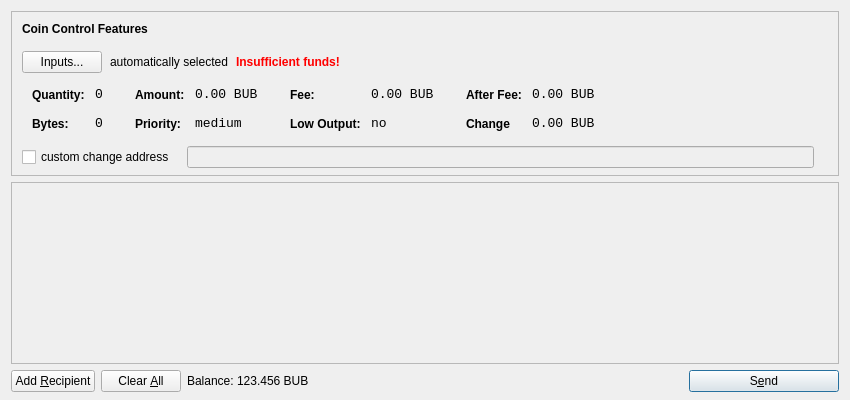
<?xml version="1.0" encoding="UTF-8"?>
<ui version="4.0">
 <class>SendCoinsDialog</class>
 <widget class="QDialog" name="SendCoinsDialog">
  <property name="geometry">
   <rect>
    <x>0</x>
    <y>0</y>
    <width>850</width>
    <height>400</height>
   </rect>
  </property>
  <property name="windowTitle">
   <string>Send Coins</string>
  </property>
  <layout class="QVBoxLayout" name="verticalLayout" stretch="0,1,0">
   <property name="bottomMargin">
    <number>8</number>
   </property>
   <item>
    <widget class="QFrame" name="frameCoinControl">
     <property name="sizePolicy">
      <sizepolicy hsizetype="Expanding" vsizetype="Expanding">
       <horstretch>0</horstretch>
       <verstretch>0</verstretch>
      </sizepolicy>
     </property>
     <property name="maximumSize">
      <size>
       <width>16777215</width>
       <height>16777215</height>
      </size>
     </property>
     <property name="frameShape">
      <enum>QFrame::StyledPanel</enum>
     </property>
     <property name="frameShadow">
      <enum>QFrame::Sunken</enum>
     </property>
     <layout class="QVBoxLayout" name="verticalLayoutCoinControl2">
      <property name="spacing">
       <number>-1</number>
      </property>
      <property name="leftMargin">
       <number>0</number>
      </property>
      <property name="topMargin">
       <number>0</number>
      </property>
      <property name="rightMargin">
       <number>0</number>
      </property>
      <property name="bottomMargin">
       <number>6</number>
      </property>
      <item>
       <layout class="QVBoxLayout" name="verticalLayoutCoinControl" stretch="0,0,0,0,1">
        <property name="spacing">
         <number>0</number>
        </property>
        <property name="leftMargin">
         <number>10</number>
        </property>
        <property name="topMargin">
         <number>10</number>
        </property>
        <item>
         <layout class="QHBoxLayout" name="horizontalLayoutCoinControl1">
          <property name="bottomMargin">
           <number>15</number>
          </property>
          <item>
           <widget class="QLabel" name="labelCoinControlFeatures">
            <property name="sizePolicy">
             <sizepolicy hsizetype="Preferred" vsizetype="Maximum">
              <horstretch>0</horstretch>
              <verstretch>0</verstretch>
             </sizepolicy>
            </property>
            <property name="font">
             <font>
              <weight>75</weight>
              <bold>true</bold>
             </font>
            </property>
            <property name="styleSheet">
             <string notr="true">font-weight:bold;</string>
            </property>
            <property name="text">
             <string>Coin Control Features</string>
            </property>
           </widget>
          </item>
         </layout>
        </item>
        <item>
         <layout class="QHBoxLayout" name="horizontalLayoutCoinControl2" stretch="0,0,0,0">
          <property name="spacing">
           <number>8</number>
          </property>
          <property name="bottomMargin">
           <number>10</number>
          </property>
          <item>
           <widget class="QPushButton" name="pushButtonCoinControl">
            <property name="styleSheet">
             <string notr="true"/>
            </property>
            <property name="text">
             <string>Inputs...</string>
            </property>
           </widget>
          </item>
          <item>
           <widget class="QLabel" name="labelCoinControlAutomaticallySelected">
            <property name="text">
             <string>automatically selected</string>
            </property>
            <property name="margin">
             <number>5</number>
            </property>
           </widget>
          </item>
          <item>
           <widget class="QLabel" name="labelCoinControlInsuffFunds">
            <property name="font">
             <font>
              <weight>75</weight>
              <bold>true</bold>
             </font>
            </property>
            <property name="styleSheet">
             <string notr="true">color:red;font-weight:bold;</string>
            </property>
            <property name="text">
             <string>Insufficient funds!</string>
            </property>
            <property name="margin">
             <number>5</number>
            </property>
           </widget>
          </item>
          <item>
           <spacer name="horizontalSpacerCoinControl">
            <property name="orientation">
             <enum>Qt::Horizontal</enum>
            </property>
            <property name="sizeHint" stdset="0">
             <size>
              <width>40</width>
              <height>1</height>
             </size>
            </property>
           </spacer>
          </item>
         </layout>
        </item>
        <item>
         <widget class="QWidget" name="widgetCoinControl" native="true">
          <property name="sizePolicy">
           <sizepolicy hsizetype="Preferred" vsizetype="Preferred">
            <horstretch>0</horstretch>
            <verstretch>0</verstretch>
           </sizepolicy>
          </property>
          <property name="minimumSize">
           <size>
            <width>0</width>
            <height>0</height>
           </size>
          </property>
          <property name="styleSheet">
           <string notr="true"/>
          </property>
          <layout class="QHBoxLayout" name="horizontalLayoutCoinControl5">
           <property name="margin">
            <number>0</number>
           </property>
           <item>
            <layout class="QHBoxLayout" name="horizontalLayoutCoinControl3" stretch="0,0,0,1">
             <property name="spacing">
              <number>20</number>
             </property>
             <property name="topMargin">
              <number>0</number>
             </property>
             <property name="bottomMargin">
              <number>10</number>
             </property>
             <item>
              <layout class="QFormLayout" name="formLayoutCoinControl1">
               <property name="horizontalSpacing">
                <number>10</number>
               </property>
               <property name="verticalSpacing">
                <number>14</number>
               </property>
               <property name="leftMargin">
                <number>10</number>
               </property>
               <property name="topMargin">
                <number>4</number>
               </property>
               <property name="rightMargin">
                <number>6</number>
               </property>
               <item row="0" column="0">
                <widget class="QLabel" name="labelCoinControlQuantityText">
                 <property name="styleSheet">
                  <string notr="true">font-weight:bold;</string>
                 </property>
                 <property name="text">
                  <string>Quantity:</string>
                 </property>
                 <property name="margin">
                  <number>0</number>
                 </property>
                </widget>
               </item>
               <item row="0" column="1">
                <widget class="QLabel" name="labelCoinControlQuantity">
                 <property name="font">
                  <font>
                   <family>Monospace</family>
                   <pointsize>10</pointsize>
                  </font>
                 </property>
                 <property name="cursor">
                  <cursorShape>IBeamCursor</cursorShape>
                 </property>
                 <property name="contextMenuPolicy">
                  <enum>Qt::ActionsContextMenu</enum>
                 </property>
                 <property name="text">
                  <string>0</string>
                 </property>
                 <property name="margin">
                  <number>0</number>
                 </property>
                 <property name="textInteractionFlags">
                  <set>Qt::LinksAccessibleByMouse|Qt::TextSelectableByKeyboard|Qt::TextSelectableByMouse</set>
                 </property>
                </widget>
               </item>
               <item row="1" column="0">
                <widget class="QLabel" name="labelCoinControlBytesText">
                 <property name="styleSheet">
                  <string notr="true">font-weight:bold;</string>
                 </property>
                 <property name="text">
                  <string>Bytes:</string>
                 </property>
                </widget>
               </item>
               <item row="1" column="1">
                <widget class="QLabel" name="labelCoinControlBytes">
                 <property name="font">
                  <font>
                   <family>Monospace</family>
                   <pointsize>10</pointsize>
                  </font>
                 </property>
                 <property name="cursor">
                  <cursorShape>IBeamCursor</cursorShape>
                 </property>
                 <property name="contextMenuPolicy">
                  <enum>Qt::ActionsContextMenu</enum>
                 </property>
                 <property name="text">
                  <string>0</string>
                 </property>
                 <property name="textInteractionFlags">
                  <set>Qt::LinksAccessibleByMouse|Qt::TextSelectableByKeyboard|Qt::TextSelectableByMouse</set>
                 </property>
                </widget>
               </item>
              </layout>
             </item>
             <item>
              <layout class="QFormLayout" name="formLayoutCoinControl2">
               <property name="horizontalSpacing">
                <number>10</number>
               </property>
               <property name="verticalSpacing">
                <number>14</number>
               </property>
               <property name="leftMargin">
                <number>6</number>
               </property>
               <property name="topMargin">
                <number>4</number>
               </property>
               <property name="rightMargin">
                <number>6</number>
               </property>
               <item row="0" column="0">
                <widget class="QLabel" name="labelCoinControlAmountText">
                 <property name="styleSheet">
                  <string notr="true">font-weight:bold;</string>
                 </property>
                 <property name="text">
                  <string>Amount:</string>
                 </property>
                 <property name="margin">
                  <number>0</number>
                 </property>
                </widget>
               </item>
               <item row="0" column="1">
                <widget class="QLabel" name="labelCoinControlAmount">
                 <property name="font">
                  <font>
                   <family>Monospace</family>
                   <pointsize>10</pointsize>
                  </font>
                 </property>
                 <property name="cursor">
                  <cursorShape>IBeamCursor</cursorShape>
                 </property>
                 <property name="contextMenuPolicy">
                  <enum>Qt::ActionsContextMenu</enum>
                 </property>
                 <property name="text">
                  <string notr="true">0.00 BUB</string>
                 </property>
                 <property name="textInteractionFlags">
                  <set>Qt::LinksAccessibleByMouse|Qt::TextSelectableByKeyboard|Qt::TextSelectableByMouse</set>
                 </property>
                </widget>
               </item>
               <item row="1" column="0">
                <widget class="QLabel" name="labelCoinControlPriorityText">
                 <property name="styleSheet">
                  <string notr="true">font-weight:bold;</string>
                 </property>
                 <property name="text">
                  <string>Priority:</string>
                 </property>
                </widget>
               </item>
               <item row="1" column="1">
                <widget class="QLabel" name="labelCoinControlPriority">
                 <property name="font">
                  <font>
                   <family>Monospace</family>
                   <pointsize>10</pointsize>
                  </font>
                 </property>
                 <property name="cursor">
                  <cursorShape>IBeamCursor</cursorShape>
                 </property>
                 <property name="contextMenuPolicy">
                  <enum>Qt::ActionsContextMenu</enum>
                 </property>
                 <property name="text">
                  <string>medium</string>
                 </property>
                 <property name="textInteractionFlags">
                  <set>Qt::LinksAccessibleByMouse|Qt::TextSelectableByKeyboard|Qt::TextSelectableByMouse</set>
                 </property>
                </widget>
               </item>
              </layout>
             </item>
             <item>
              <layout class="QFormLayout" name="formLayoutCoinControl3">
               <property name="horizontalSpacing">
                <number>10</number>
               </property>
               <property name="verticalSpacing">
                <number>14</number>
               </property>
               <property name="leftMargin">
                <number>6</number>
               </property>
               <property name="topMargin">
                <number>4</number>
               </property>
               <property name="rightMargin">
                <number>6</number>
               </property>
               <item row="0" column="0">
                <widget class="QLabel" name="labelCoinControlFeeText">
                 <property name="styleSheet">
                  <string notr="true">font-weight:bold;</string>
                 </property>
                 <property name="text">
                  <string>Fee:</string>
                 </property>
                 <property name="margin">
                  <number>0</number>
                 </property>
                </widget>
               </item>
               <item row="0" column="1">
                <widget class="QLabel" name="labelCoinControlFee">
                 <property name="font">
                  <font>
                   <family>Monospace</family>
                   <pointsize>10</pointsize>
                  </font>
                 </property>
                 <property name="cursor">
                  <cursorShape>IBeamCursor</cursorShape>
                 </property>
                 <property name="contextMenuPolicy">
                  <enum>Qt::ActionsContextMenu</enum>
                 </property>
                 <property name="text">
                  <string notr="true">0.00 BUB</string>
                 </property>
                 <property name="textInteractionFlags">
                  <set>Qt::LinksAccessibleByMouse|Qt::TextSelectableByKeyboard|Qt::TextSelectableByMouse</set>
                 </property>
                </widget>
               </item>
               <item row="1" column="0">
                <widget class="QLabel" name="labelCoinControlLowOutputText">
                 <property name="styleSheet">
                  <string notr="true">font-weight:bold;</string>
                 </property>
                 <property name="text">
                  <string>Low Output:</string>
                 </property>
                </widget>
               </item>
               <item row="1" column="1">
                <widget class="QLabel" name="labelCoinControlLowOutput">
                 <property name="font">
                  <font>
                   <family>Monospace</family>
                   <pointsize>10</pointsize>
                  </font>
                 </property>
                 <property name="cursor">
                  <cursorShape>IBeamCursor</cursorShape>
                 </property>
                 <property name="contextMenuPolicy">
                  <enum>Qt::ActionsContextMenu</enum>
                 </property>
                 <property name="text">
                  <string>no</string>
                 </property>
                 <property name="textInteractionFlags">
                  <set>Qt::LinksAccessibleByMouse|Qt::TextSelectableByKeyboard|Qt::TextSelectableByMouse</set>
                 </property>
                </widget>
               </item>
              </layout>
             </item>
             <item>
              <layout class="QFormLayout" name="formLayoutCoinControl4">
               <property name="horizontalSpacing">
                <number>10</number>
               </property>
               <property name="verticalSpacing">
                <number>14</number>
               </property>
               <property name="leftMargin">
                <number>6</number>
               </property>
               <property name="topMargin">
                <number>4</number>
               </property>
               <property name="rightMargin">
                <number>6</number>
               </property>
               <item row="0" column="0">
                <widget class="QLabel" name="labelCoinControlAfterFeeText">
                 <property name="styleSheet">
                  <string notr="true">font-weight:bold;</string>
                 </property>
                 <property name="text">
                  <string>After Fee:</string>
                 </property>
                 <property name="margin">
                  <number>0</number>
                 </property>
                </widget>
               </item>
               <item row="0" column="1">
                <widget class="QLabel" name="labelCoinControlAfterFee">
                 <property name="font">
                  <font>
                   <family>Monospace</family>
                   <pointsize>10</pointsize>
                  </font>
                 </property>
                 <property name="cursor">
                  <cursorShape>IBeamCursor</cursorShape>
                 </property>
                 <property name="contextMenuPolicy">
                  <enum>Qt::ActionsContextMenu</enum>
                 </property>
                 <property name="text">
                  <string notr="true">0.00 BUB</string>
                 </property>
                 <property name="textInteractionFlags">
                  <set>Qt::LinksAccessibleByMouse|Qt::TextSelectableByKeyboard|Qt::TextSelectableByMouse</set>
                 </property>
                </widget>
               </item>
               <item row="1" column="0">
                <widget class="QLabel" name="labelCoinControlChangeText">
                 <property name="styleSheet">
                  <string notr="true">font-weight:bold;</string>
                 </property>
                 <property name="text">
                  <string>Change</string>
                 </property>
                </widget>
               </item>
               <item row="1" column="1">
                <widget class="QLabel" name="labelCoinControlChange">
                 <property name="font">
                  <font>
                   <family>Monospace</family>
                   <pointsize>10</pointsize>
                  </font>
                 </property>
                 <property name="cursor">
                  <cursorShape>IBeamCursor</cursorShape>
                 </property>
                 <property name="contextMenuPolicy">
                  <enum>Qt::ActionsContextMenu</enum>
                 </property>
                 <property name="text">
                  <string notr="true">0.00 BUB</string>
                 </property>
                 <property name="textInteractionFlags">
                  <set>Qt::LinksAccessibleByMouse|Qt::TextSelectableByKeyboard|Qt::TextSelectableByMouse</set>
                 </property>
                </widget>
               </item>
              </layout>
             </item>
            </layout>
           </item>
          </layout>
         </widget>
        </item>
        <item>
         <layout class="QHBoxLayout" name="horizontalLayoutCoinControl4" stretch="0,0,0">
          <property name="spacing">
           <number>12</number>
          </property>
          <property name="sizeConstraint">
           <enum>QLayout::SetDefaultConstraint</enum>
          </property>
          <property name="topMargin">
           <number>5</number>
          </property>
          <property name="rightMargin">
           <number>5</number>
          </property>
          <item>
           <widget class="QCheckBox" name="checkBoxCoinControlChange">
            <property name="text">
             <string>custom change address</string>
            </property>
           </widget>
          </item>
          <item>
           <widget class="QLineEdit" name="lineEditCoinControlChange">
            <property name="enabled">
             <bool>false</bool>
            </property>
            <property name="sizePolicy">
             <sizepolicy hsizetype="Expanding" vsizetype="Fixed">
              <horstretch>0</horstretch>
              <verstretch>0</verstretch>
             </sizepolicy>
            </property>
           </widget>
          </item>
          <item>
           <widget class="QLabel" name="labelCoinControlChangeLabel">
            <property name="sizePolicy">
             <sizepolicy hsizetype="Preferred" vsizetype="Expanding">
              <horstretch>0</horstretch>
              <verstretch>0</verstretch>
             </sizepolicy>
            </property>
            <property name="minimumSize">
             <size>
              <width>0</width>
              <height>0</height>
             </size>
            </property>
            <property name="text">
             <string/>
            </property>
            <property name="margin">
             <number>3</number>
            </property>
           </widget>
          </item>
         </layout>
        </item>
        <item>
         <spacer name="verticalSpacerCoinControl">
          <property name="orientation">
           <enum>Qt::Vertical</enum>
          </property>
          <property name="sizeHint" stdset="0">
           <size>
            <width>800</width>
            <height>1</height>
           </size>
          </property>
         </spacer>
        </item>
       </layout>
      </item>
     </layout>
    </widget>
   </item>
   <item>
    <widget class="QScrollArea" name="scrollArea">
     <property name="widgetResizable">
      <bool>true</bool>
     </property>
     <widget class="QWidget" name="scrollAreaWidgetContents">
      <property name="geometry">
       <rect>
        <x>0</x>
        <y>0</y>
        <width>830</width>
        <height>165</height>
       </rect>
      </property>
      <layout class="QVBoxLayout" name="verticalLayout_2">
       <property name="margin">
        <number>0</number>
       </property>
       <item>
        <layout class="QVBoxLayout" name="entries">
         <property name="spacing">
          <number>6</number>
         </property>
        </layout>
       </item>
       <item>
        <spacer name="verticalSpacer">
         <property name="orientation">
          <enum>Qt::Vertical</enum>
         </property>
         <property name="sizeHint" stdset="0">
          <size>
           <width>20</width>
           <height>40</height>
          </size>
         </property>
        </spacer>
       </item>
      </layout>
     </widget>
    </widget>
   </item>
   <item>
    <layout class="QHBoxLayout" name="horizontalLayout">
     <item>
      <widget class="QPushButton" name="addButton">
       <property name="toolTip">
        <string>Send to multiple recipients at once</string>
       </property>
       <property name="text">
        <string>Add &amp;Recipient</string>
       </property>
       <property name="autoDefault">
        <bool>false</bool>
       </property>
      </widget>
     </item>
     <item>
      <widget class="QPushButton" name="clearButton">
       <property name="sizePolicy">
        <sizepolicy hsizetype="Minimum" vsizetype="Fixed">
         <horstretch>0</horstretch>
         <verstretch>0</verstretch>
        </sizepolicy>
       </property>
       <property name="toolTip">
        <string>Remove all transaction fields</string>
       </property>
       <property name="text">
        <string>Clear &amp;All</string>
       </property>
       <property name="autoRepeatDelay">
        <number>300</number>
       </property>
       <property name="autoDefault">
        <bool>false</bool>
       </property>
      </widget>
     </item>
     <item>
      <layout class="QHBoxLayout" name="horizontalLayout_2">
       <property name="spacing">
        <number>3</number>
       </property>
       <item>
        <widget class="QLabel" name="label">
         <property name="sizePolicy">
          <sizepolicy hsizetype="Preferred" vsizetype="Fixed">
           <horstretch>0</horstretch>
           <verstretch>0</verstretch>
          </sizepolicy>
         </property>
         <property name="text">
          <string>Balance:</string>
         </property>
        </widget>
       </item>
       <item>
        <widget class="QLabel" name="labelBalance">
         <property name="sizePolicy">
          <sizepolicy hsizetype="Preferred" vsizetype="Fixed">
           <horstretch>0</horstretch>
           <verstretch>0</verstretch>
          </sizepolicy>
         </property>
         <property name="cursor">
          <cursorShape>IBeamCursor</cursorShape>
         </property>
         <property name="text">
          <string notr="true">123.456 BUB</string>
         </property>
         <property name="textInteractionFlags">
          <set>Qt::LinksAccessibleByMouse|Qt::TextSelectableByKeyboard|Qt::TextSelectableByMouse</set>
         </property>
        </widget>
       </item>
      </layout>
     </item>
     <item>
      <spacer name="horizontalSpacer">
       <property name="orientation">
        <enum>Qt::Horizontal</enum>
       </property>
       <property name="sizeHint" stdset="0">
        <size>
         <width>40</width>
         <height>20</height>
        </size>
       </property>
      </spacer>
     </item>
     <item>
      <widget class="QPushButton" name="sendButton">
       <property name="minimumSize">
        <size>
         <width>150</width>
         <height>0</height>
        </size>
       </property>
       <property name="toolTip">
        <string>Confirm the send action</string>
       </property>
       <property name="text">
        <string>S&amp;end</string>
       </property>
       <property name="icon">
        <iconset resource="../bitcoin.qrc">
         <normaloff>:/icons/send</normaloff>:/icons/send</iconset>
       </property>
       <property name="default">
        <bool>true</bool>
       </property>
      </widget>
     </item>
    </layout>
   </item>
  </layout>
 </widget>
 <resources>
  <include location="../bitcoin.qrc"/>
 </resources>
 <connections/>
</ui>
